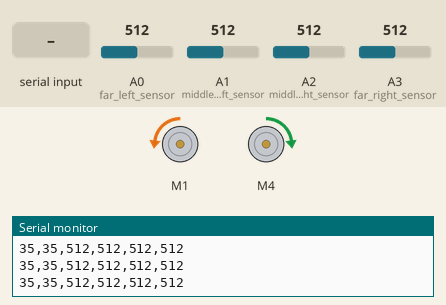
Recording of a sketch running on a simulated Arduino Uno, built with avr-gcc and run on an emulated ATmega328P. Shown: 2 × DC motor (green arrow = forward, orange = backward, longer = faster), the last lines printed to the serial monitor. The inputs (shaded band) are chosen by the test bench; at power-on: A0 (far_left_sensor) = 512, A3 (far_right_sensor) = 512, A1 (middle_left_sensor) = 512, A2 (middle_right_sensor) = 512.

Above: at 1.2 s.
1.3 s: A0 (far_left_sensor) set to 419
4.3 s: A0 (far_left_sensor) set to 390
At 5.2 s:
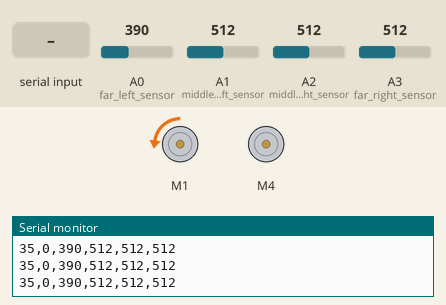
5.8 s: "0\n" received over Serial
At 7.4 s:
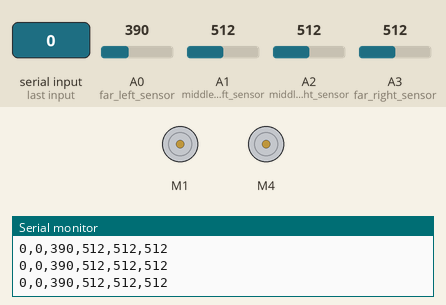
8.3 s: "90,45\n" received over Serial
At 10.3 s:
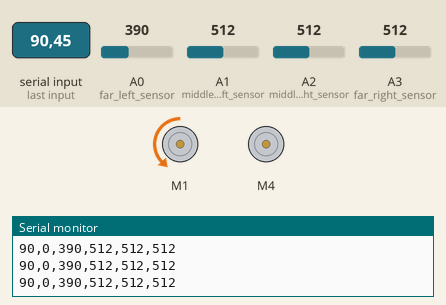
10.8 s: A3 (far_right_sensor) set to 418
13.8 s: A3 (far_right_sensor) set to 388
At 14.1 s:
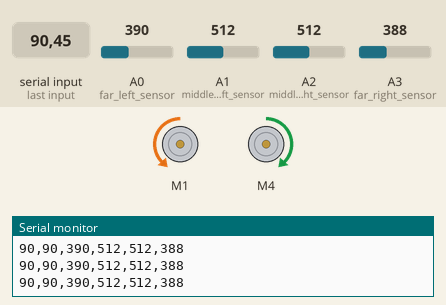
Timing chart, 0 to 16.3 s (numbered marks = the images above; inputs shaded):
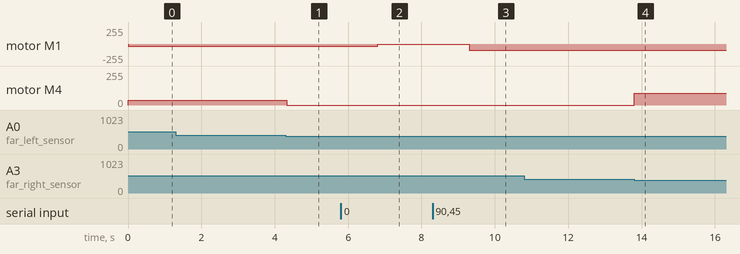

The sketch:

linefollowerbot.ino
```cpp
#include <Wire.h>
#include <Adafruit_MotorShield.h>
#include "utility/Adafruit_MS_PWMServoDriver.h"

//sensor analog input pins
int far_left_sensor = A0;
int middle_left_sensor = A1;
int middle_right_sensor = A2;
int far_right_sensor = A3;

/*Bird-eye view with the front of the car on top, sensor reading from left to right
0: far left
1: middle left
2: middle right
3: far right
*/
int sensor_reading[4] = {1023, 1023, 1023, 1023};

/*current wheel speed from 0 to 255
0: left wheel
1: right wheel
*/
int wheel_speed[2] = {0, 0};

//Wheel speed parameters (all variables in cm and sec)
int normal_speed=35;
float wheel_diameter = 6;
float wheel_speed_to_cm = 25.0/(6.0*255.0)*3.14*wheel_diameter;
int base_distance = 13/wheel_speed_to_cm;

//PID
float current_error;
float previous_error;
float integral_error;
float timestep = 0.01;
float P = 0.3;
float I = 0;
float D = 0;

//Initiate Motor Shield OBject
Adafruit_MotorShield AFMS = Adafruit_MotorShield();

//Initiate and connect motor objects
Adafruit_DCMotor *left_motor = AFMS.getMotor(1);
Adafruit_DCMotor *right_motor = AFMS.getMotor(4);

String delimiter = ",";

void setup() {
  current_error = 0;
  previous_error = 0;
  integral_error = 0;
  Serial.begin(9600);
  // put your setup code here, to run once:
  AFMS.begin();
}

void loop() {
  if(Serial.available()){
    normal_speed = Serial.readString().toInt();
  }

  // put your main code here, to run repeatedly:
  int error = getSensorReading();
  current_error = error;

  getWheelSpeedHeading(error);
  //printReading();

  left_motor->setSpeed(wheel_speed[0]);
  left_motor->run(BACKWARD);
  right_motor->setSpeed(wheel_speed[1]);
  right_motor->run(FORWARD);

  String print_to_serial = wheel_speed[0] + delimiter + wheel_speed[1] + delimiter + sensor_reading[0] + delimiter + sensor_reading[1] + delimiter + sensor_reading[2] + delimiter + sensor_reading[3];
  Serial.println(print_to_serial);

  delay(timestep * 1000);
}

int printReading(){
  Serial.print("Sensor 0: ");
  Serial.println(sensor_reading[0]);
  Serial.print("Sensor 1: ");
  Serial.println(sensor_reading[1]);
  Serial.print("Sensor 2: ");
  Serial.println(sensor_reading[2]);
  Serial.print("Sensor 3: ");
  Serial.println(sensor_reading[3]);
}

int getSensorReading(){
  sensor_reading[0] = analogRead(far_left_sensor);
  sensor_reading[1] = analogRead(middle_left_sensor);
  sensor_reading[2] = analogRead(middle_right_sensor);
  sensor_reading[3] = analogRead(far_right_sensor);
  int threshold = 400;
  bool far_left_reading = sensor_reading[0] > threshold;
  bool middle_left_reading = sensor_reading[1] > threshold;
  bool middle_right_reading = sensor_reading[2] > threshold;
  bool far_right_reading = sensor_reading[3] > threshold;
  if(middle_left_reading && middle_right_reading && !far_left_reading && !far_right_reading){
    return 0;
  } else if(middle_left_reading && !middle_right_reading && !far_left_reading && !far_right_reading){
    return 40;
  } else if(middle_left_reading && far_left_reading && !middle_right_reading && !far_right_reading){
    return 100;
  } else if(far_left_reading && !middle_left_reading && !middle_right_reading && !far_right_reading){
    return 200;
  } else if(far_left_reading && middle_right_reading && middle_left_reading && !far_right_reading){
    return 200;
  } else if(middle_right_reading && !middle_left_reading && !far_left_reading && !far_right_reading){
    return -40;
  } else if(middle_right_reading && far_right_reading && !middle_left_reading && !far_left_reading){
    return -100;
  } else if(far_right_reading && !middle_right_reading && !middle_left_reading && !far_left_reading){
    return -200;
  } else if(far_right_reading && middle_right_reading && middle_left_reading && !far_left_reading){
    return -200;
  }
  return current_error;
}

int PID(float new_error){
  current_error = new_error;
  integral_error = integral_error + new_error * timestep;
  float derivative_error = (new_error - previous_error)/timestep;
  previous_error = current_error;
  return (P * current_error) + (I * integral_error) + (D * derivative_error);
}

int getWheelSpeedHeading(float heading){
  if(normal_speed == 0){
    wheel_speed[0] = 0;
    wheel_speed[1] = 0;
    return 0;
  }
  float omega = heading/180.0;
  int Vr = ((2.0 * normal_speed) + (omega * base_distance))/2.0;
  int Vl = (2.0 * normal_speed) - Vr;
  if(heading > 70 || heading  < -70){
    if(Vl > normal_speed || Vr > normal_speed){
      if(Vl > Vr){
        Vl = Vl/Vl * normal_speed;
        Vr = Vr/Vl * normal_speed;
      } else {
        Vl = Vl/Vr * normal_speed;
        Vr = Vr/Vr * normal_speed;
      }
    }
  }
  if(Vl < 0){
    Vl = 0;
  }
  if(Vr < 0){
    Vr = 0;
  }
  wheel_speed[0] = Vl;
  wheel_speed[1] = Vr;
  return 0;
}
```

Measured:
- the behaviour switches between 401 and 400 on A3 (far_right_sensor) (found by bisection; images 3 and 4)
- after the input at 4.3 s, motor M4: forward 35/255 → stopped at once
- after the input at 5.8 s, motor M1: backward 35/255 → stopped after 1.0 s
- after the input at 8.3 s, motor M1: stopped → backward 90/255 after 1.0 s
- after the input at 13.8 s, motor M4: stopped → forward 90/255 at once
